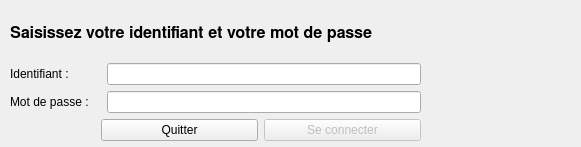
<?xml version="1.0" encoding="UTF-8"?>
<ui version="4.0">
 <class>login</class>
 <widget class="QDialog" name="login">
  <property name="geometry">
   <rect>
    <x>0</x>
    <y>0</y>
    <width>581</width>
    <height>147</height>
   </rect>
  </property>
  <property name="windowTitle">
   <string>Dialog</string>
  </property>
  <widget class="QLabel" name="label_4">
   <property name="geometry">
    <rect>
     <x>430</x>
     <y>10</y>
     <width>141</width>
     <height>131</height>
    </rect>
   </property>
   <property name="minimumSize">
    <size>
     <width>0</width>
     <height>0</height>
    </size>
   </property>
   <property name="text">
    <string/>
   </property>
   <property name="pixmap">
    <pixmap resource="images.qrc">:/logo</pixmap>
   </property>
   <property name="scaledContents">
    <bool>true</bool>
   </property>
  </widget>
  <widget class="QWidget" name="">
   <property name="geometry">
    <rect>
     <x>10</x>
     <y>10</y>
     <width>411</width>
     <height>131</height>
    </rect>
   </property>
   <layout class="QGridLayout" name="gridLayout">
    <item row="0" column="0" colspan="4">
     <widget class="QLabel" name="label_3">
      <property name="minimumSize">
       <size>
        <width>0</width>
        <height>0</height>
       </size>
      </property>
      <property name="font">
       <font>
        <family>FreeSans</family>
        <pointsize>12</pointsize>
        <weight>75</weight>
        <bold>true</bold>
       </font>
      </property>
      <property name="text">
       <string>Saisissez votre identifiant et votre mot de passe</string>
      </property>
     </widget>
    </item>
    <item row="1" column="0">
     <widget class="QLabel" name="label">
      <property name="minimumSize">
       <size>
        <width>0</width>
        <height>0</height>
       </size>
      </property>
      <property name="text">
       <string>Identifiant :</string>
      </property>
     </widget>
    </item>
    <item row="1" column="1" colspan="2">
     <spacer name="horizontalSpacer">
      <property name="minimumSize">
       <size>
        <width>0</width>
        <height>0</height>
       </size>
      </property>
      <property name="orientation">
       <enum>Qt::Horizontal</enum>
      </property>
      <property name="sizeHint" stdset="0">
       <size>
        <width>118</width>
        <height>20</height>
       </size>
      </property>
     </spacer>
    </item>
    <item row="1" column="3">
     <widget class="QLineEdit" name="lineEditIdentifiant">
      <property name="minimumSize">
       <size>
        <width>0</width>
        <height>0</height>
       </size>
      </property>
     </widget>
    </item>
    <item row="2" column="0">
     <widget class="QLabel" name="label_2">
      <property name="minimumSize">
       <size>
        <width>0</width>
        <height>0</height>
       </size>
      </property>
      <property name="text">
       <string>Mot de passe :</string>
      </property>
     </widget>
    </item>
    <item row="2" column="1" colspan="2">
     <spacer name="horizontalSpacer_2">
      <property name="minimumSize">
       <size>
        <width>0</width>
        <height>0</height>
       </size>
      </property>
      <property name="orientation">
       <enum>Qt::Horizontal</enum>
      </property>
      <property name="sizeHint" stdset="0">
       <size>
        <width>128</width>
        <height>20</height>
       </size>
      </property>
     </spacer>
    </item>
    <item row="2" column="3">
     <widget class="QLineEdit" name="lineEditMdp">
      <property name="minimumSize">
       <size>
        <width>0</width>
        <height>0</height>
       </size>
      </property>
      <property name="echoMode">
       <enum>QLineEdit::Password</enum>
      </property>
     </widget>
    </item>
    <item row="3" column="0" colspan="2">
     <spacer name="horizontalSpacer_3">
      <property name="minimumSize">
       <size>
        <width>0</width>
        <height>0</height>
       </size>
      </property>
      <property name="orientation">
       <enum>Qt::Horizontal</enum>
      </property>
      <property name="sizeHint" stdset="0">
       <size>
        <width>128</width>
        <height>24</height>
       </size>
      </property>
     </spacer>
    </item>
    <item row="3" column="2" colspan="2">
     <layout class="QHBoxLayout" name="horizontalLayout">
      <item>
       <widget class="QPushButton" name="pushButtonQuitter">
        <property name="minimumSize">
         <size>
          <width>0</width>
          <height>0</height>
         </size>
        </property>
        <property name="text">
         <string>Quitter</string>
        </property>
        <property name="icon">
         <iconset resource="images.qrc">
          <normaloff>:/exit</normaloff>:/exit</iconset>
        </property>
        <property name="autoDefault">
         <bool>false</bool>
        </property>
       </widget>
      </item>
      <item>
       <widget class="QPushButton" name="pushButtonConnecter">
        <property name="enabled">
         <bool>false</bool>
        </property>
        <property name="minimumSize">
         <size>
          <width>0</width>
          <height>0</height>
         </size>
        </property>
        <property name="text">
         <string>Se connecter</string>
        </property>
        <property name="icon">
         <iconset resource="images.qrc">
          <normaloff>:/valid</normaloff>:/valid</iconset>
        </property>
       </widget>
      </item>
     </layout>
    </item>
   </layout>
  </widget>
 </widget>
 <resources>
  <include location="images.qrc"/>
 </resources>
 <connections/>
</ui>
